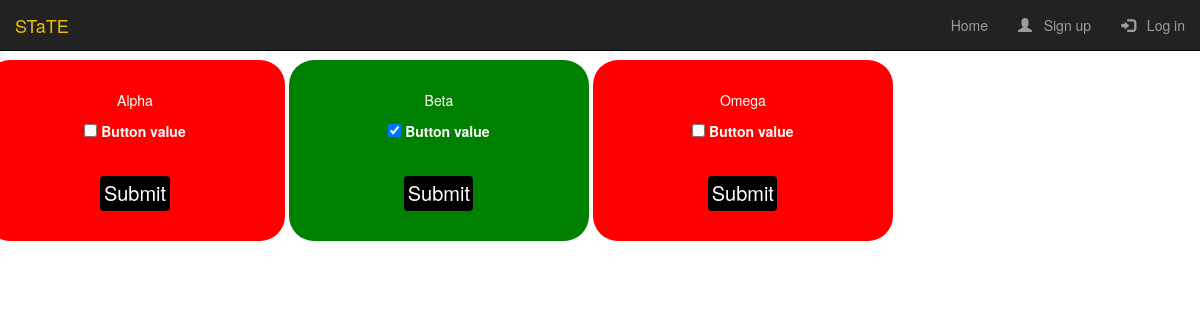
Page /fo/simone/ on the earlier database version.
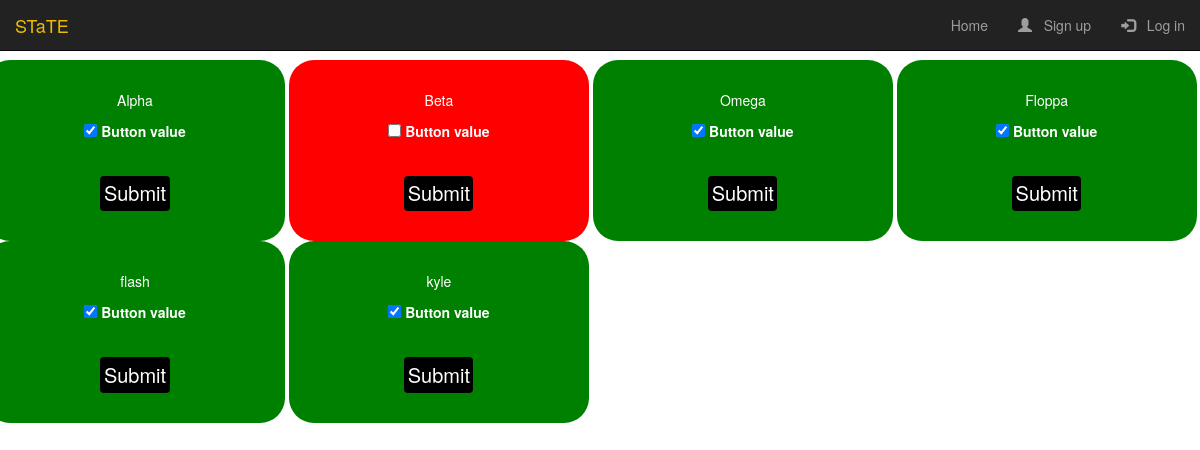
Same page on the later database version.
### tc/models.py (models this page shows, shortened)
class Subsystem(models.Model):
    sys_name = models.CharField(default='', max_length=15)
    button_value = models.BooleanField(default=True)

### fo/views.py (the view)
# urls.py: path('<str:sim>/', views.foSim, name ='sim'),
def foSim(request, sim):
    simobj = Sim.objects.get(sim_name=sim)
    if request.method == 'POST':
        for subsystem in simobj.sys_list.all():
            if subsystem.sys_name in request.POST:
                form = SubsystemForm(request.POST, prefix=subsystem.sys_name, instance=subsystem)
                if form.is_valid():
                    form.save()
    forms = [SubsystemForm(prefix=subsystem.sys_name, instance=subsystem) for subsystem in simobj.sys_list.all()]
    return render(request, 'fo/foSim.html', {'sim': simobj, 'forms': forms})

### fo/templates/fo/foSim.html (shortened to what this page needs)
{% extends "fo/foNavigate.html" %}
{% load crispy_forms_tags %}
{% block start %}
{% for form in forms %}
  {% if form.instance.button_value %}
  <div style="background-color:Green;border-radius: 25px;height: 15%;width: 25vw;display: inline-block;">
  {% else %}
  <div style="background-color:Red  ;border-radius: 25px;height: 30%;width: 25vw;display: inline-block;">
  {% endif %}
    <center>
      <form method="POST" style="color: white; margin: 10%;">
        <p>{{form.prefix}}</p>
        <fieldset class="form-group">
          {{ form|crispy}}
        </fieldset>
        <button style="background: black; font-size: 2rem; padding:1%; color: white;" class="btn btn-outline-info" type="submit" name={{form.prefix}}>Submit</button>
      </form>
    </center>
  </div>
  {% endfor %}
{% endblock start %}

### fo/templates/fo/foNavigate.html (shortened to what this page needs)
{% load static %}
{% load crispy_forms_tags %}
<!DOCTYPE html>
<html lang="en">
<head>
  <link rel="stylesheet" href="https://maxcdn.bootstrapcdn.com/bootstrap/3.3.7/css/bootstrap.min.css" />
  <link rel="stylesheet" href="https://cdnjs.cloudflare.com/ajax/libs/font-awesome/4.7.0/css/font-awesome.min.css">
  <link rel="stylesheet" href="https://cdnjs.cloudflare.com/ajax/libs/font-awesome/4.7.0/css/font-awesome.min.css">
  <link rel="stylesheet" type="text/css" href="{% static "css/index.css" %}" />
  <link rel="stylesheet" type="text/css" href="{% static "css/sidebar.css" %}" />
</head>
<body>
  <header class="row">
    <nav class="navbar navbar-inverse navbar-fixed-top">
      <div class="container-fluid">
        <div class="navbar-header">
          <a class="navbar-brand" class="styleheader" href="{% url "home" %}" style="color: #ECBD00;">STaTE</a>
        </div>
        <div class="collapse navbar-collapse" id="mainNavBar">
          <ul class="nav navbar-nav navbar-right">
            <li><a href="{% url "fo:home" %}">Home</a></li>
            {% if user.is_authenticated %}
            <li><a href="{% url "fo:logout" %}"><span class="glyphicon glyphicon-log-out"></span> &nbsp; Logout</a></li>
            {% else %}
            <li><a href="{% url "fo:register" %}"><span class="glyphicon glyphicon-user"></span> &nbsp; Sign up</a></li>
            <li><a href="{% url "fo:login" %}"><span class="glyphicon glyphicon-log-in"></span> &nbsp; Log in</a></li>
            {% endif %}
          </ul>
        </div>
      </div>
    </nav>
  </header>
  <br/>
  <br>
  <br>
  <div class="row">
    {% block start %}
    {% endblock %}
  </div>
</body>
</html>

Differences in the rows shown:
changed Subsystem "Alpha": button_value False → True (drawn)
changed Subsystem "Beta": button_value True → False (drawn)
changed Subsystem "Omega": button_value False → True (drawn)
now on this page (row edited): Subsystem: prefix "Floppa"
changed Subsystem: button_value False → True (drawn)
now on this page (row edited): Subsystem: prefix "flash"
changed Subsystem: button_value False → True (drawn)
now on this page (row edited): Subsystem: prefix "kyle"
changed Subsystem: button_value False → True (drawn)
Other differences:
form field form: "☐" → "☑"
form field form: "☑" → "☐"
new list line: "☑ Button value Submit"
